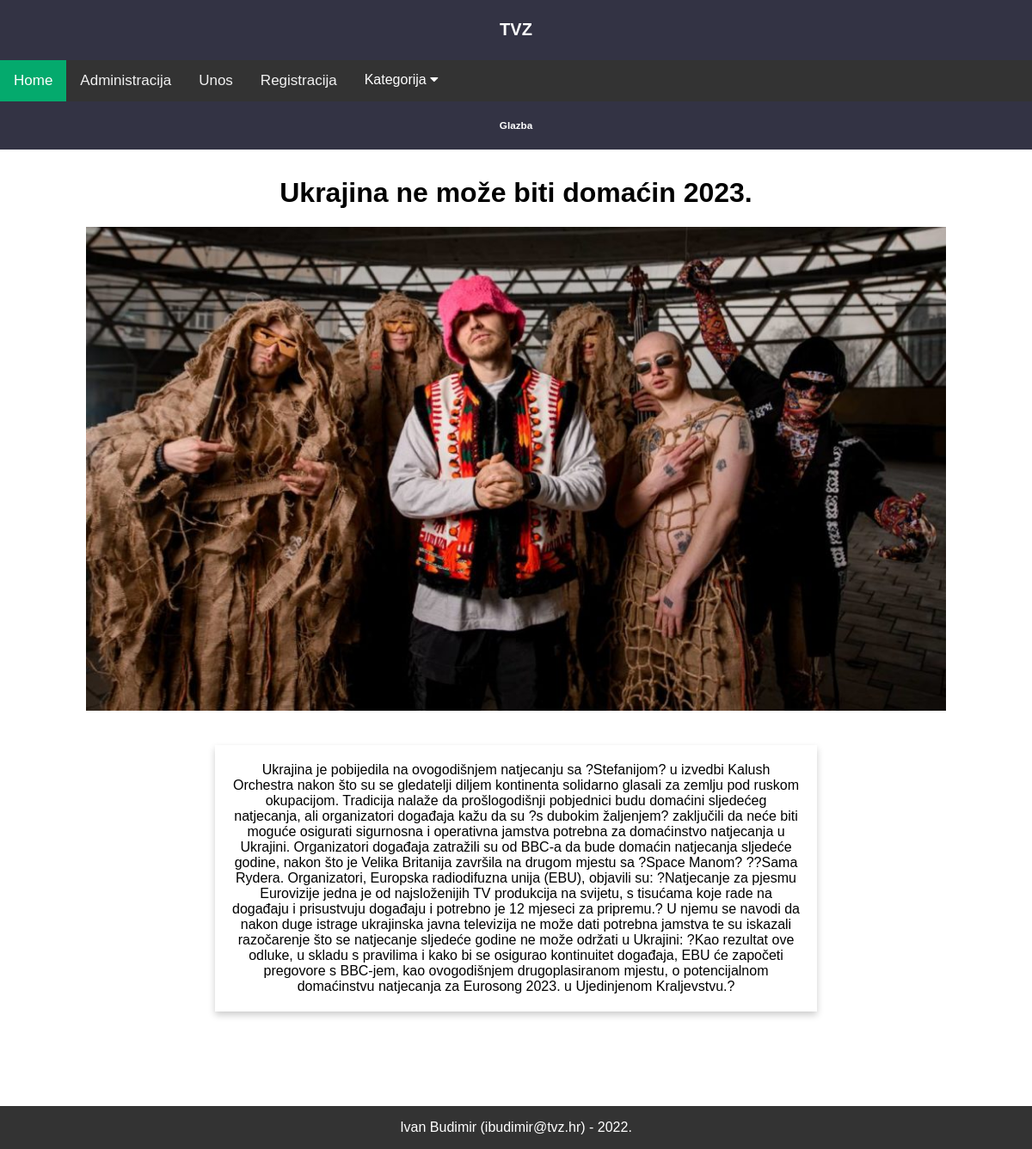
The page /PWA_projekt/clanak.php?id=11 on the database its author committed.
### tables this page shows
CREATE TABLE `clanak` (
  `id` int(11) NOT NULL,
  `datum` varchar(32) NOT NULL,
  `naslov` varchar(64) NOT NULL,
  `sazetak` text NOT NULL,
  `tekst` text NOT NULL,
  `slika` varchar(64) NOT NULL,
  `kategorija` varchar(64) NOT NULL,
  `arhiva` tinyint(1) NOT NULL
);

### PWA_projekt/clanak.php (the view, shortened to what this page needs)
<!DOCTYPE html>
<html>
<head>
	<link rel="stylesheet" type="text/css" href="style.css">
	<link rel="stylesheet" href="https://cdnjs.cloudflare.com/ajax/libs/font-awesome/4.7.0/css/font-awesome.min.css">
</head>
<body>
<header class="header">
	<h1>TVZ</h1>
</header>
<nav class="topnav" id="myTopnav">
  <a href="index.php" class="active">Home</a>
  <a href="login.php">Administracija</a>
  <a href="unos.php">Unos</a>
  <a href="registracija.php">Registracija</a>
  <div class="dropdown">
    <button class="dropbtn">Kategorija
      <i class="fa fa-caret-down"></i>
    </button>
  </div>
</nav>
	<?php
		 	$dbc = mysqli_connect('localhost', 'root', '', 'projekt') or
  			die('Error connecting to MySQL server.'.mysqli_connect_error());
			$query = "SELECT * FROM clanak where id='$_GET[id]'";
			$result = mysqli_query($dbc, $query);
			 while($row = mysqli_fetch_array($result)) {
			 	echo "<header class='header'><h3>";
			 	echo $row['kategorija'];
			 	echo "</h3></header>";
			 	echo "<content><div class='content-clanak'>";
			 	echo "<h1>";
			 	echo $row['naslov'];
				echo "</h1>";
				echo '<img class= "image-clanak" src="' . UPLPATH . $row['slika'] . '"';
				echo "<br><br>";
				echo '<br><br><p class="clanak-tekst">';
				echo $row['tekst'];
				echo "</p></content>";
			 }
	 ?>
<footer class="footer">
  <p>Ivan Budimir (ibudimir@tvz.hr) - 2022.</p>
</footer>
</body>
</html>

### PWA_projekt/style.css (style rules this page uses)
body { font-family: Arial, Helvetica, sans-serif; margin: 0 0 150px; }
html { position: relative; min-height: 100%; }
.content-clanak { max-width: 1200px; margin: 0 auto; padding: 10px; text-align:center; }
.topnav { overflow: hidden; background-color: #333; }
.topnav a { float: left; display: block; color: #f2f2f2; text-align: center; padding: 14px 16px; text-decoration: none; font-size: 17px; }
.topnav a.active { background-color: #04AA6D; color: white; }
.header { padding: 10px; text-align: center; background: #334; color: white; font-size: 10px; }
.footer { position: absolute; left: 0; bottom: 0; width: 100%; background-color: #333; color: white; text-align: center; height: 50px; }
* { box-sizing: border-box; }
.dropdown { float: left; overflow: hidden; }
.dropdown .dropbtn { font-size: 16px; border: none; outline: none; color: white; padding: 14px 16px; background-color: inherit; font-family: inherit; margin: 0; }
.clanak-tekst { font-family: Arial, Helvetica, sans-serif; width: 100%; margin: 0 auto; max-width: 700px; text-align: center; box-shadow: 0 4px 8px 0 rgba(0, 0, 0, 0.2); padding: 20px; }
.image-clanak { max-width: 1000px; margin: 0 auto; }

### rows shown on the page
clanak: kategorija "Glazba", naslov "Ukrajina ne može biti domaćin 2023.", slika (picture), tekst "Ukrajina je pobijedila na ovogodišnjem natjecanju sa ?Stefanijom? u izvedbi Kalush Orchestra nakon što su se gledatelji diljem kontinenta solidarno glasali za zemlju pod ruskom okupacijom. Tradicija nalaže da prošlogodišnji pobjednici budu domaćini sljedećeg natjecanja, ali organizatori događaja kažu da su ?s dubokim žaljenjem? zaključili da neće biti moguće osigurati sigurnosna i operativna jamstva potrebna za domaćinstvo natjecanja u Ukrajini. Organizatori događaja zatražili su od BBC-a da bude domaćin natjecanja sljedeće godine, nakon što je Velika Britanija završila na drugom mjestu sa ?Space Manom? ??Sama Rydera. Organizatori, Europska radiodifuzna unija (EBU), objavili su: ?Natjecanje…"
